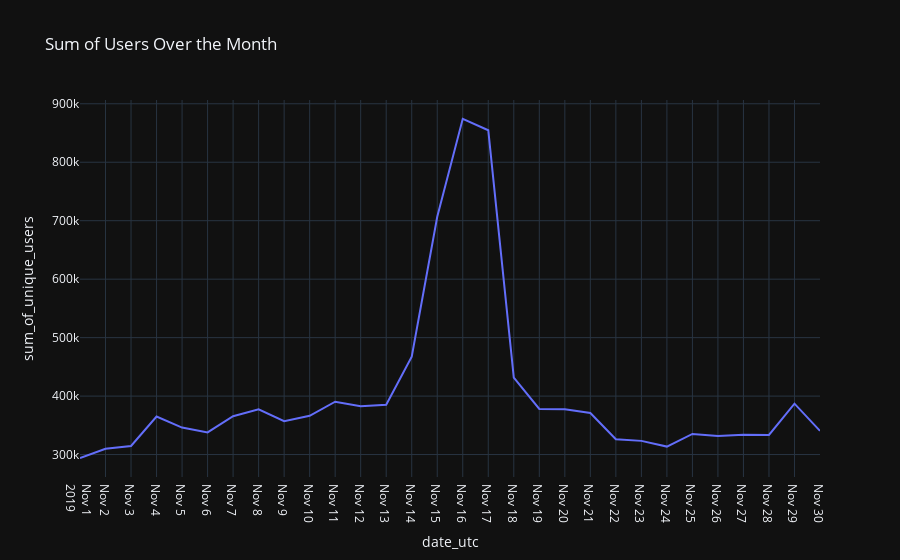

The notebook cell saved with this chart:
### Code cell
month_activity = (activity.groupby('date_utc')
                  ['num_of_unique_users'].agg(['sum'])
                  .rename(columns={'sum':'sum_of_unique_users'})
                  .reset_index()
                  )
print(month_activity)

fig = px.line(month_activity, x='date_utc', y='sum_of_unique_users', title="Sum of Users Over the Month", template='plotly_dark')
fig.update_xaxes(tickmode='linear')

### Figure 1 — Plotly figure (JSON) as saved in the notebook; plotly's stock layout.template omitted (floating-point values rounded to 4 significant figures)
{"data": [{"hovertemplate": "date_utc=%{x}<br>sum_of_unique_users=%{y}<extra></extra>", "legendgroup": "", "line": {"color": "#636efa", "dash": "solid"}, "marker": {"symbol": "circle"}, "mode": "lines", "name": "", "orientation": "v", "showlegend": false, "type": "scatter", "x": ["2019-11-01T00:00:00", "2019-11-02T00:00:00", "2019-11-03T00:00:00", "2019-11-04T00:00:00", "2019-11-05T00:00:00", "2019-11-06T00:00:00", "2019-11-07T00:00:00", "2019-11-08T00:00:00", "2019-11-09T00:00:00", "2019-11-10T00:00:00", "2019-11-11T00:00:00", "2019-11-12T00:00:00", "2019-11-13T00:00:00", "2019-11-14T00:00:00", "2019-11-15T00:00:00", "2019-11-16T00:00:00", "2019-11-17T00:00:00", "2019-11-18T00:00:00", "2019-11-19T00:00:00", "2019-11-20T00:00:00", "2019-11-21T00:00:00", "2019-11-22T00:00:00", "2019-11-23T00:00:00", "2019-11-24T00:00:00", "2019-11-25T00:00:00", "2019-11-26T00:00:00", "2019-11-27T00:00:00", "2019-11-28T00:00:00", "2019-11-29T00:00:00", "2019-11-30T00:00:00"], "xaxis": "x", "y": [293859, 309954, 314648, 364987, 346172, 337919, 365561, 377407, 356936, 366316, 390410, 382585, 385240, 467260, 706819, 874224, 854643, 431765, 378036, 377543, 371034, 326190, 323408, 313610, 335301, 331609, 333681, 333660, 387065, 340562], "yaxis": "y"}], "layout": {"legend": {"tracegroupgap": 0}, "title": {"text": "Sum of Users Over the Month"}, "xaxis": {"anchor": "y", "domain": [0, 1], "tickmode": "linear", "title": {"text": "date_utc"}}, "yaxis": {"anchor": "x", "domain": [0, 1], "title": {"text": "sum_of_unique_users"}}}}
